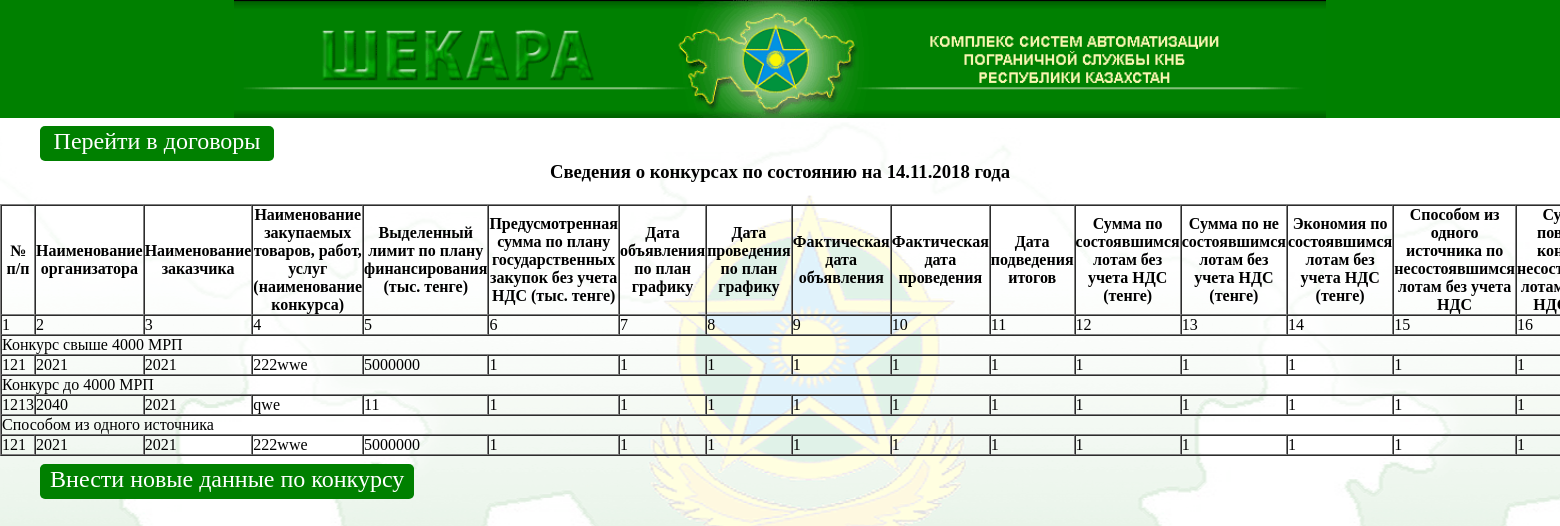
The page /konkurs.php on the database its author committed.
### tables this page shows
CREATE TABLE `konkurs` (
  `id_konkurs` int(11) NOT NULL,
  `nomer_konkurs` varchar(255) NOT NULL,
  `naimenovanie_podrazd` varchar(255) NOT NULL,
  `naimenovanie_zakazchik` varchar(255) NOT NULL,
  `naimenovanie_konkurs` varchar(255) NOT NULL,
  `vydelennyi_limit` double UNSIGNED NOT NULL,
  `predusmotr_summ` double UNSIGNED NOT NULL,
  `plan_data_objavl` int(11) UNSIGNED NOT NULL,
  `plan_data_prov` int(11) UNSIGNED NOT NULL,
  `fact_data_objavl` int(11) UNSIGNED NOT NULL,
  `fact_data_prov` int(11) UNSIGNED NOT NULL,
  `data_itog` int(11) UNSIGNED NOT NULL,
  `summ_sost_lot` double UNSIGNED NOT NULL,
  `summ_nesost_lot` double UNSIGNED NOT NULL,
  `econom_sost_lot` double UNSIGNED NOT NULL,
  `sposob_odin_ist` double UNSIGNED NOT NULL,
  `summ_povtor` double UNSIGNED NOT NULL,
  `prim` varchar(255) NOT NULL
);

### functions/functions_konkurs.php (the view, shortened to what this page needs)
<?php
require_once "connect.php";
		function num_rows () {
			global $mysqli;
			$result = $mysqli->query("SELECT * FROM `konkurs` ORDER BY `id_konkurs` ASC");
			return ($result->num_rows);
		}
    function nomer_konkurs($number) {
		global $mysqli;
		$result_set = $mysqli->query("SELECT * FROM `konkurs` WHERE `id_konkurs`= '$number'");
		while (($row = $result_set->fetch_assoc()) != false){
			echo $row["nomer_konkurs"];
		};
    }
    function naimenovanie_podrazd($number) {
		global $mysqli;
		$result_set = $mysqli->query("SELECT * FROM `konkurs` WHERE `id_konkurs`= '$number'");
		while (($row = $result_set->fetch_assoc()) != false){
			echo $row["naimenovanie_podrazd"];
		};
    }
    function naimenovanie_zakazchik($number) {
		global $mysqli;
		$result_set = $mysqli->query("SELECT * FROM `konkurs` WHERE `id_konkurs`= '$number'");
		while (($row = $result_set->fetch_assoc()) != false){
			echo $row["naimenovanie_zakazchik"];
		};
    }
    function naimenovanie_konkurs($number) {
		global $mysqli;
		$result_set = $mysqli->query("SELECT * FROM `konkurs` WHERE `id_konkurs`= '$number'");
		while (($row = $result_set->fetch_assoc()) != false){
			echo $row["naimenovanie_konkurs"];
		};
    }
    function vydelennyi_limit($number) {
		global $mysqli;
		$result_set = $mysqli->query("SELECT * FROM `konkurs` WHERE `id_konkurs`= '$number'");
		while (($row = $result_set->fetch_assoc()) != false){
			echo $row["vydelennyi_limit"];
		};
    }
    function predusmotr_summ($number) {
		global $mysqli;
		$result_set = $mysqli->query("SELECT * FROM `konkurs` WHERE `id_konkurs`= '$number'");
		while (($row = $result_set->fetch_assoc()) != false){
			echo $row["predusmotr_summ"];
		};
    }
    function plan_data_objavl($number) {
		global $mysqli;
		$result_set = $mysqli->query("SELECT * FROM `konkurs` WHERE `id_konkurs`= '$number'");
		while (($row = $result_set->fetch_assoc()) != false){
			echo $row["plan_data_objavl"];
		};
    }
    function plan_data_prov($number) {
		global $mysqli;
		$result_set = $mysqli->query("SELECT * FROM `konkurs` WHERE `id_konkurs`= '$number'");
		while (($row = $result_set->fetch_assoc()) != false){
			echo $row["plan_data_prov"];
		};
    }
    function fact_data_objavl($number) {
		global $mysqli;
		$result_set = $mysqli->query("SELECT * FROM `konkurs` WHERE `id_konkurs`= '$number'");
		while (($row = $result_set->fetch_assoc()) != false){
			echo $row["fact_data_objavl"];
		};
    }
    function fact_data_prov($number) {
		global $mysqli;
		$result_set = $mysqli->query("SELECT * FROM `konkurs` WHERE `id_konkurs`= '$number'");
		while (($row = $result_set->fetch_assoc()) != false){
			echo $row["fact_data_prov"];
		};
    }
    function data_itog($number) {
		global $mysqli;
		$result_set = $mysqli->query("SELECT * FROM `konkurs` WHERE `id_konkurs`= '$number'");
		while (($row = $result_set->fetch_assoc()) != false){
			echo $row["data_itog"];
		};
    }
    function summ_sost_lot($number) {
		global $mysqli;
		$result_set = $mysqli->query("SELECT * FROM `konkurs` WHERE `id_konkurs`= '$number'");
		while (($row = $result_set->fetch_assoc()) != false){
			echo $row["summ_sost_lot"];
		};
    }
    function summ_nesost_lot($number) {
		global $mysqli;
		$result_set = $mysqli->query("SELECT * FROM `konkurs` WHERE `id_konkurs`= '$number'");
		while (($row = $result_set->fetch_assoc()) != false){
			echo $row["summ_nesost_lot"];
		};
    }
    function econom_sost_lot($number) {
		global $mysqli;
		$result_set = $mysqli->query("SELECT * FROM `konkurs` WHERE `id_konkurs`= '$number'");
		while (($row = $result_set->fetch_assoc()) != false){
			echo $row["econom_sost_lot"];
		};
    }
    function sposob_odin_ist($number) {
		global $mysqli;
		$result_set = $mysqli->query("SELECT * FROM `konkurs` WHERE `id_konkurs`= '$number'");
		while (($row = $result_set->fetch_assoc()) != false){
			echo $row["sposob_odin_ist"];
		};
    }
    function summ_povtor($number) {
		global $mysqli;
		$result_set = $mysqli->query("SELECT * FROM `konkurs` WHERE `id_konkurs`= '$number'");
		while (($row = $result_set->fetch_assoc()) != false){
			echo $row["summ_povtor"];
		};
    }
?>

### konkurs.php (shortened to what this page needs)
<html>
	<head>
		<?php
            require_once "blocks/head.php";
            require_once "functions/functions_konkurs.php";
            $login = file_get_contents('login.txt');
            $num = num_rows ();
		?>
	</head>
	<body>
        <?php require_once "blocks/header.php" ?>
        <div id="logo">
			<a href="dogovor.php">
				<div class="logot">Перейти в договоры</div>
			</a>
        </div>
        <h3 style="text-align: center">Сведения о конкурсах по состоянию на <?=date('d.m.Y')?> года</h3>
        <br /><table border="1" cellspacing="0">
            <tr>
                <th>№ п/п</th>
                <th>Наименование организатора</th>
                <th>Наименование заказчика</th>
                <th>Наименование закупаемых товаров, работ, услуг (наименование конкурса)</th>
                <th>Выделенный лимит по плану финансирования (тыс. тенге)</th>
                <th>Предусмотренная сумма по плану государственных закупок без учета НДС (тыс. тенге)</th>
                <th>Дата объявления по план графику</th>
                <th>Дата проведения по план графику</th>
                <th>Фактическая дата объявления</th>
                <th>Фактическая дата проведения</th>
                <th>Дата подведения итогов</th>
                <th>Сумма по состоявшимся лотам без учета НДС (тенге)</th>
                <th>Сумма по не состоявшимся лотам без учета НДС (тенге)</th>
                <th>Экономия по состоявшимся лотам без учета НДС (тенге)</th>
                <th>Способом из одного источника по несостоявшимся лотам без учета НДС</th>
                <th>Сумма на повторный конкурс по несостоявшимся лотам без учета НДС (тенге)</th>
            </tr>
            <tr>
                <td>1</td>
                <td>2</td>
                <td>3</td>
                <td>4</td>
                <td>5</td>
                <td>6</td>
                <td>7</td>
                <td>8</td>
                <td>9</td>
                <td>10</td>
                <td>11</td>
                <td>12</td>
                <td>13</td>
                <td>14</td>
                <td>15</td>
                <td>16</td>
            </tr>
            <tr>
                <td colspan="17">Конкурс свыше 4000 МРП</td>
            </tr>
            <?php
               for ($i = $num; $i >= 1; $i--) {
                    if ($login == 2456) {
                        if (vydelennyi_limit_n($i) < 40000) {
                            continue;
                        }
                    }
                    elseif (in_array($login, $great)) {
                        $reg = vyshestoyashee_id_n($login);
                        $reg[] = $login;
                            if (vydelennyi_limit_n($i) < 40000 || (!in_array( naimenovanie_podrazd_n($i),$reg) && !in_array(naimenovanie_zakazchik_n($i), $reg))) {
                                continue;
                        }
                    }
                    else {
                        if (vydelennyi_limit_n($i) < 40000 || ((naimenovanie_podrazd_n($i) != $login) && (naimenovanie_zakazchik_n($i) != $login))) {
                            continue;
                        }
                    }
            ?>
            <tr>
                <td><?= nomer_konkurs($i); ?></td>
                <td><?= naimenovanie_podrazd($i); ?></td>
                <td><?= naimenovanie_zakazchik($i); ?></td>
                <td><?= naimenovanie_konkurs($i); ?></td>
                <td><?= vydelennyi_limit($i); ?></td>
                <td><?= predusmotr_summ($i); ?></td>
                <td><?= plan_data_objavl($i); ?></td>
                <td><?= plan_data_prov($i); ?></td>
                <td><?= fact_data_objavl($i); ?></td>
                <td><?= fact_data_prov($i); ?></td>
                <td><?= data_itog($i); ?></td>
                <td><?= summ_sost_lot($i); ?></td>
                <td><?= summ_nesost_lot($i); ?></td>
                <td><?= econom_sost_lot($i); ?></td>
                <td><?= sposob_odin_ist($i); ?></td>
                <td><?= summ_povtor($i); ?></td>
            </tr>
            <?php
               }
            ?>
            <tr>
                <td colspan="17">Конкурс до 4000 МРП</td>
            </tr>
            <?php
                for ($i = $num; $i >= 1; $i--) {
                    if ($login == 2456) {
                        if (vydelennyi_limit_n($i) > 40000) {
                            continue;
                        }
                    }
                    elseif (in_array($login, $great)) {
                        $reg = vyshestoyashee_id_n($login);
                        $reg[] = $login;
                            if (vydelennyi_limit_n($i) > 40000 || (!in_array(naimenovanie_podrazd_n($i),$reg) && !in_array(naimenovanie_zakazchik_n($i), $reg))) {
                                continue;
                        }
                    }
                    else {
                        if (vydelennyi_limit_n($i) > 40000 || ((naimenovanie_podrazd_n($i) != $login) && (naimenovanie_zakazchik_n($i) != $login))) {
                            continue;
                        }
                    }
            ?>
            <tr>
                <td><?= nomer_konkurs($i); ?></td>
                <td><?= naimenovanie_podrazd($i); ?></td>
                <td><?= naimenovanie_zakazchik($i); ?></td>
                <td><?= naimenovanie_konkurs($i); ?></td>
                <td><?= vydelennyi_limit($i); ?></td>
                <td><?= predusmotr_summ($i); ?></td>
                <td><?= plan_data_objavl($i); ?></td>
                <td><?= plan_data_prov($i); ?></td>
                <td><?= fact_data_objavl($i); ?></td>
                <td><?= fact_data_prov($i); ?></td>
                <td><?= data_itog($i); ?></td>
                <td><?= summ_sost_lot($i); ?></td>
                <td><?= summ_nesost_lot($i); ?></td>
                <td><?= econom_sost_lot($i); ?></td>
                <td><?= sposob_odin_ist($i); ?></td>
                <td><?= summ_povtor($i); ?></td>
            </tr>
            <?php
               }
            ?>
            <tr>
                <td colspan="17">Способом из одного источника</td>
            </tr>
                <?php
                for ($i = $num; $i >= 1; $i--) {
                    if ($login == 2456) {
                        if (naimenovanie_podrazd_n($i) != naimenovanie_zakazchik_n($i)) {
                            continue;
                        }
                    }
                    elseif (in_array($login, $great)) {
                        $reg = vyshestoyashee_id_n($login);
                        $reg[] = $login;
                            if ((naimenovanie_podrazd_n($i) != naimenovanie_zakazchik_n($i)) || (!in_array( naimenovanie_podrazd_n($i),$reg) && !in_array(naimenovanie_zakazchik_n($i), $reg))) {
                                continue;
                        }
                    }
                    else {
                        if ((naimenovanie_podrazd_n($i) != naimenovanie_zakazchik_n($i))  || ((naimenovanie_podrazd_n($i) != $login) && (naimenovanie_zakazchik_n($i) != $login))) {
                            continue;
                        }
                    }
                    ?>
            <tr>
                <td><?= nomer_konkurs($i); ?></td>
                <td><?= naimenovanie_podrazd($i); ?></td>
                <td><?= naimenovanie_zakazchik($i); ?></td>
                <td><?= naimenovanie_konkurs($i); ?></td>
                <td><?= vydelennyi_limit($i); ?></td>
                <td><?= predusmotr_summ($i); ?></td>
                <td><?= plan_data_objavl($i); ?></td>
                <td><?= plan_data_prov($i); ?></td>
                <td><?= fact_data_objavl($i); ?></td>
                <td><?= fact_data_prov($i); ?></td>
                <td><?= data_itog($i); ?></td>
                <td><?= summ_sost_lot($i); ?></td>
                <td><?= summ_nesost_lot($i); ?></td>
                <td><?= econom_sost_lot($i); ?></td>
                <td><?= sposob_odin_ist($i); ?></td>
                <td><?= summ_povtor($i); ?></td>
            </tr>
            <?php
               }
            ?>
        </table>
        <div id="logo1">
			<a href="add_konkurs_form.php">
				<div class="logot1" style="text-align: center;" >Внести новые данные по конкурсу</div>
			</a>
        </div>
	</body>
</html>

### blocks/head.php (shortened to what this page needs)
<link href="/css/style.css" rel="stylesheet" type="text/css">

### blocks/header.php
<header>
			<div id="imgHeader">
				<img src="/img/var8.gif">
			</div>
</header>

### css/style.css (style rules this page uses)
* { margin: 0; padding: 0; outline: none; }
html { height: 100%; }
body { width: 100%; height: 100%; background-image: url(/img/back30.gif); font-family: "Times new Roman", Arial, sans-serif; font-size: 1em; line-height: 135%; background-position: center center; background-repeat: repeat-x; height: 110px; }
header { background-position: center center; background-size: 300 em; background-color: #008000; }
header img { width: 70%; margin-left: 15%; }
#logo a, #logo1 a { color: white; text-decoration: none; }
#logo { width: 50%; font-size: 1.5em; margin-top: 8px; margin-left: 20px; padding-left: 20px; }
#logo1 { width: 80%; font-size: 1.5em; margin-top: 8px; margin-left: 20px; padding-left: 20px; }
#logo div.logot, #logo1 div.logot1 { background-color: green; width: 30%; text-align: center; border-top: 5px solid green; border-bottom: 8px solid green; border-radius: 5px; }

### rows shown on the page
konkurs: nomer_konkurs "121", naimenovanie_podrazd "2021", naimenovanie_zakazchik "2021", naimenovanie_konkurs "222wwe", vydelennyi_limit "5000000", predusmotr_summ "1", plan_data_objavl "1", plan_data_prov "1", fact_data_objavl "1", fact_data_prov "1", data_itog "1", summ_sost_lot "1", summ_nesost_lot "1", econom_sost_lot "1", sposob_odin_ist "1", summ_povtor "1"
konkurs: nomer_konkurs "1213", naimenovanie_podrazd "2040", naimenovanie_zakazchik "2021", naimenovanie_konkurs "qwe", vydelennyi_limit "11", predusmotr_summ "1", plan_data_objavl "1", plan_data_prov "1", fact_data_objavl "1", fact_data_prov "1", data_itog "1", summ_sost_lot "1", summ_nesost_lot "1", econom_sost_lot "1", sposob_odin_ist "1", summ_povtor "1"
